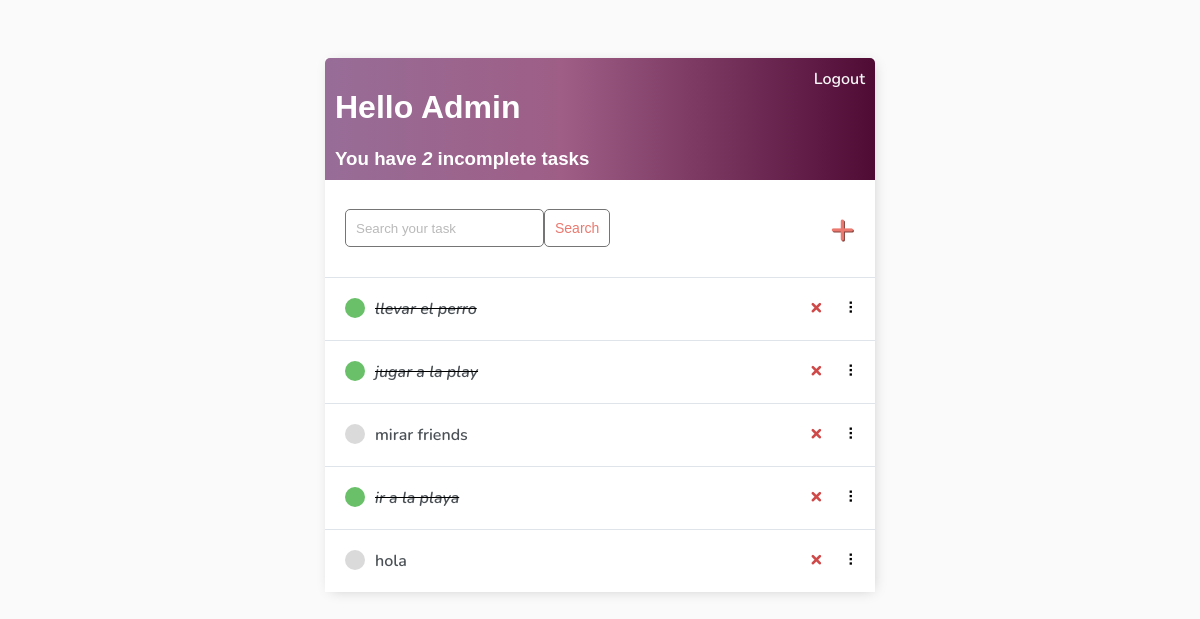
/ (signed in), run on the app's committed database.
### base/models.py (models this page shows)
class Task(models.Model):
    user = models.ForeignKey(
        User, on_delete=models.CASCADE, null=True, blank=True)
    title = models.CharField(max_length=200)
    description = models.TextField(null=True, blank=True)
    complete = models.BooleanField(default=False)
    created = models.DateTimeField(auto_now_add=True)
    def __str__(self):
        return self.title
    class Meta:
        order_with_respect_to = 'user'

### base/views.py (the view)
# urls.py: path('', TaskList.as_view(), name='tasks'),
class TaskList(LoginRequiredMixin, ListView):
    model = Task
    context_object_name = 'tasks'
    def get_context_data(self, **kwargs):
        context = super().get_context_data(**kwargs)
        context['tasks'] = context['tasks'].filter(user=self.request.user)
        context['count'] = context['tasks'].filter(complete=False).count()
        search_input = self.request.GET.get('search-area') or ''
        if search_input:
            context['tasks'] = context['tasks'].filter(
                title__contains=search_input)
        context['search_input'] = search_input
        return context

### base/templates/base/task_list.html (shortened to what this page needs)
{% extends 'base/main.html' %} {% block content %}
<div class="header-bar">
    <div>
        <h1>Hello {{request.user|title}}</h1>
        <h3 style="margin:0">You have <i>{{count}}</i> incomplete task{{ count|pluralize:"s" }}</h3>
    </div>
    {% if request.user.is_authenticated %}
    <a href="{% url 'logout' %}">Logout</a> {% else %}
    <a href="{% url 'login' %}">Login</a> {% endif %}
</div>
<div id="search-add-wrapper">
    <form method="GET" style="display: flex;">
        <input type='text' name='search-area' placeholder="Search your task" value="{{search_input}}">
        <input class="button" type="submit" value='Search'>
    </form>
    {% if tasks|length > 0 %}
    <a id="add-link" href="{% url 'task-create' %}">&#x2b;</a>
    {% endif %}
</div>
<div id="tasklist" class="task-items-wrapper">
    {% for task in tasks %}
    <div class="task-wrapper" data-position="{{task.pk}}">
        <div class="task-title">
            {% if task.complete %}
            <div class="task-complete-icon"></div>
            <i><s><a href="{% url 'task-update' task.id %}">{{task}}</a></s></i> {% else %}
            <div class="task-incomplete-icon"></div>
            <a href="{% url 'task-update' task.id %}">{{task}}</a> {% endif %}
        </div>
        <div class="task-controls">
            <a class="delete-link" href="{% url 'task-delete' task.id %}">&#215;</a>
            <span class="handle">&nbsp;&#10247;</span>
        </div>
    </div>
    {% empty %}
    <div style="text-align: center; padding-bottom: 10px; line-height: 1em;">
        <h3>No new tasks are created.</h3>
        <h3>Create a <a style="text-decoration: none; color: #e53935;" href="{% url 'task-create' %}">New task</a> ! </h3>
    </div>
    {% endfor %}
</div>
{% endblock content %}

### base/templates/base/main.html (style rules this page uses)
body { background-color: #FAFAFA; font-family: 'Nunito', sans-serif; padding-top: 50px; }
h1, h2, h3, h4, h5, h6 { font-family: 'Raleway', sans-serif; }
a, p { color: #4b5156 }
a { font-weight: 600; }
input { outline: none; border: none; }
.header-bar { display: flex; justify-content: space-between; color: #fff; padding: 10px; border-radius: 5px 5px 0 0; background: linear-gradient(90deg, #976d97 0%, #9e5e86 43%, #500b35 100%); }
.header-bar a { color: rgb(247, 247, 247); text-decoration: none; }
.task-wrapper { display: flex; align-items: center; justify-content: space-between; background-color: #fff; border-top: 1px solid #dfe4ea; overflow: hidden; }
.task-title { display: flex; padding: 20px; }
.task-title a { text-decoration: none; color: #4b5156; margin-left: 10px; }
.task-complete-icon { height: 20px; width: 20px; background-color: rgb(105, 192, 105); border-radius: 50%; }
.task-incomplete-icon { height: 20px; width: 20px; background-color: rgb(218, 218, 218); border-radius: 50%; }
.delete-link { text-decoration: none; font-weight: 900; color: #cf4949; font-size: 22px; line-height: 0; padding: 20px 0px; }
.handle { display: inline-block; padding: 20px 16px; cursor: grab; user-select: none; }
.handle:after, .handle:before { display: block; content: ""; }
#add-link { color: #EB796F; text-decoration: none; font-size: 42px; text-shadow: 1px 1px #81413b; }
#search-add-wrapper { display: flex; justify-content: space-between; align-items: center; padding: 20px; }
input[type=text], input[type=password], textarea { border: 1px solid #757575; border-radius: 5px; padding: 10px; width: 90%; }
::placeholder { font-weight: 300; opacity: 0.5; }
.button { border: 1px solid #757575; background-color: #FFF; color: #EB796F; padding: 10px; font-size: 14px; border-radius: 5px; cursor: pointer; text-decoration: none; }

### data on the page
Task: title "llevar el perro"
Task: title "jugar a la play"
Task: title "mirar friends"
Task: title "ir a la playa"
Task: title "hola"

### other printed values
{{ request.user|title }} "Admin"
{{ count }} "2"
